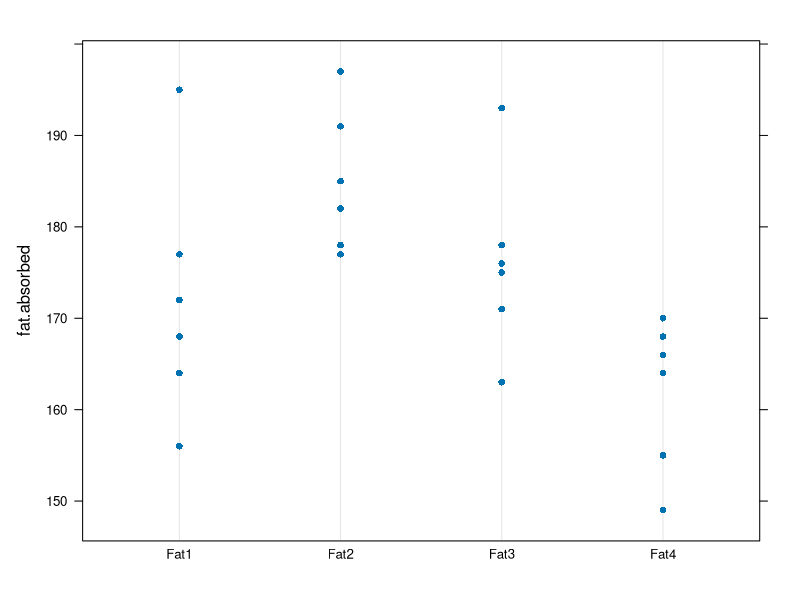
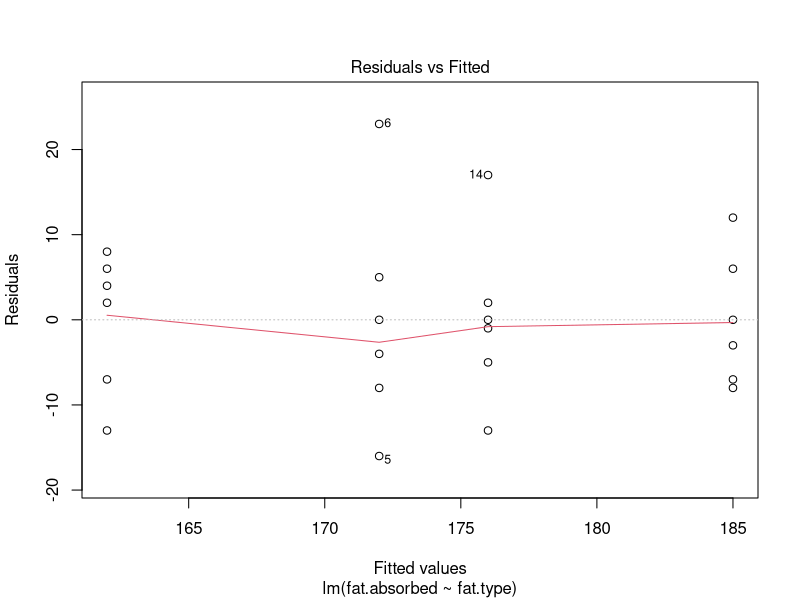
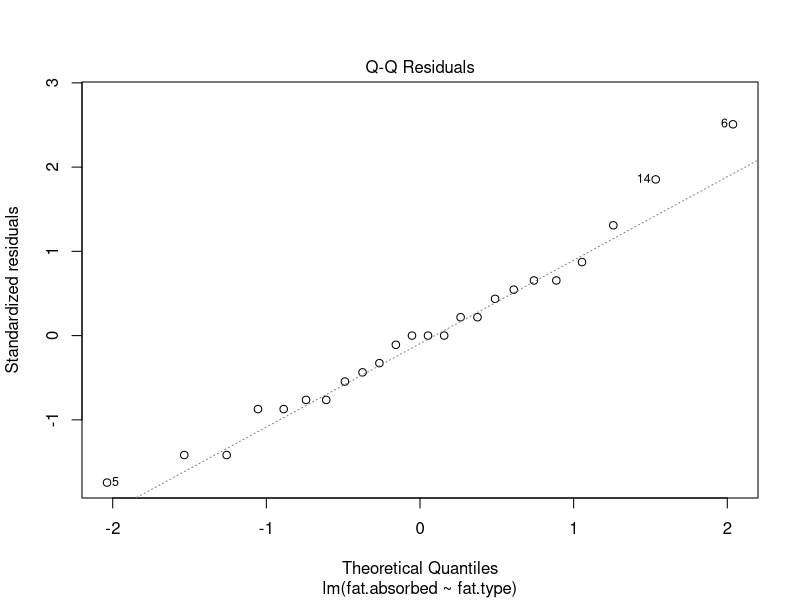
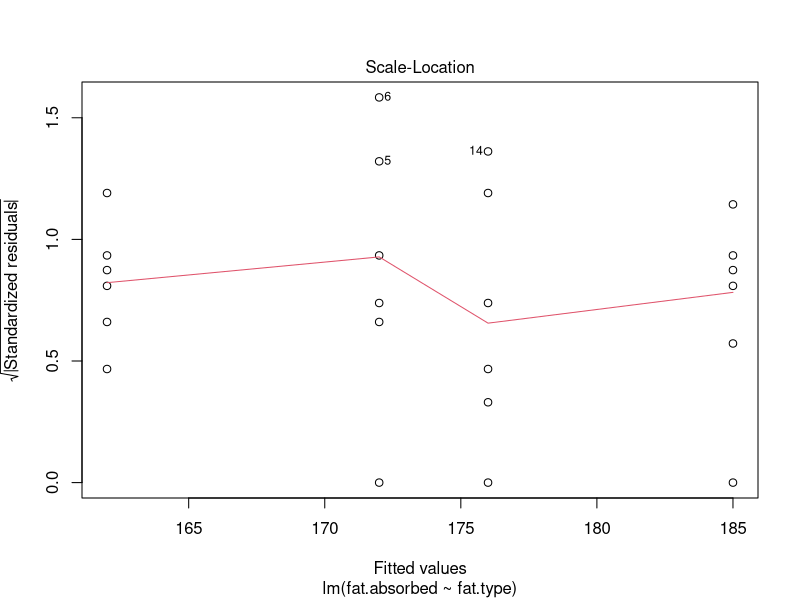
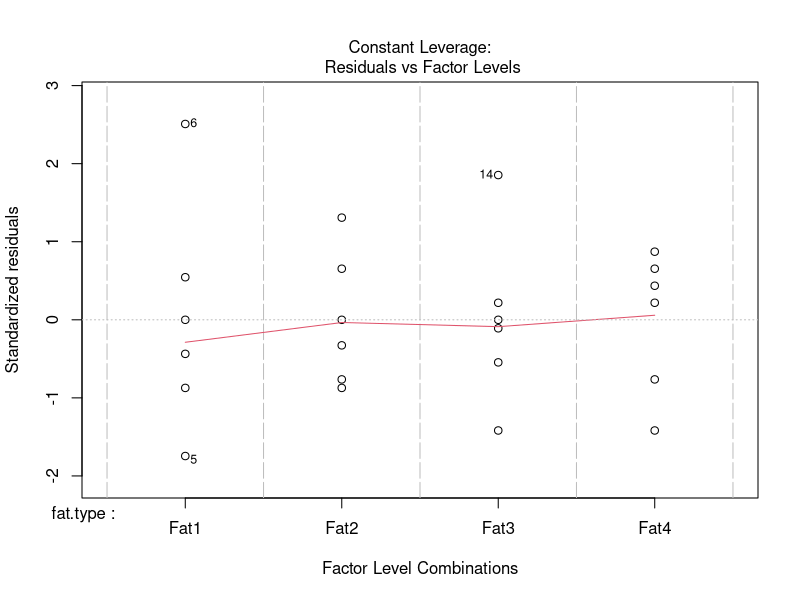

Source code (R) for these figures, in order:

library(lattice);

### Using predefined functions lm() and anova() ####################################################
DF.doughnut <- data.frame(
	fat.absorbed = c(
					 164,172,168,177,156,195,
					 178,191,197,182,185,177,
					 175,193,178,171,163,176,
					 155,166,149,164,170,168
					 ),
	fat.type     = c(rep("Fat1",6),rep("Fat2",6),rep("Fat3",6),rep("Fat4",6))
	);
str(DF.doughnut);
DF.doughnut;

# plot the fat absorbed data, stratified by fat type:
pdf("exercise-2-3_dotplot-doughnut.pdf");
dotplot(
	fat.absorbed ~ fat.type,
	data = DF.doughnut
	);
dev.off();

LM.doughnut <- lm(
	formula = fat.absorbed ~ fat.type,
	data    = DF.doughnut
	);

# generate residual plots for goodness-of-fit diagnostics:
pdf("exercise-2-3_LM-doughnut.pdf");
plot(LM.doughnut);
dev.off();

summary(LM.doughnut);

anova(LM.doughnut);

### Computing from first principle #################################################################
MAT.doughnut <- matrix(DF.doughnut[,'fat.absorbed'], nrow = 6, ncol = 4);
colnames(MAT.doughnut) <- paste("Fat", 1:4, sep = "");
MAT.doughnut;

num.of.groups <- ncol(MAT.doughnut);
num.of.observations <- nrow(MAT.doughnut) * ncol(MAT.doughnut);

colMeans(MAT.doughnut);
colMeans.MAT.doughnut <- colMeans(MAT.doughnut);

within.group.deviations <- t(apply(
	X      = MAT.doughnut,
	MARGIN = 1,
	FUN    = function(x) { return( x - colMeans.MAT.doughnut); }
	));
within.group.deviations;

within.group.squared.deviations <- within.group.deviations^2;
within.group.squared.deviations;

SS.within.group <- sum(within.group.squared.deviations);
SS.within.group;

colMeans.MAT.doughnut;

between.group.deviations <- colMeans.MAT.doughnut - mean(MAT.doughnut);
between.group.deviations;

between.group.squared.deviations <- between.group.deviations^2;
between.group.squared.deviations;

SS.between.group <- nrow(MAT.doughnut) * sum(between.group.squared.deviations);
SS.between.group;

F.statistic <- (SS.between.group/(num.of.groups-1)) / (SS.within.group/(num.of.observations-num.of.groups));
F.statistic;

p.value <- pf(q = F.statistic, df1 = num.of.groups-1, df2 = num.of.observations-num.of.groups, lower.tail = FALSE);
p.value;

### Conclusion #####################################################################################
# The p-value of 0.006875948 obtained above is the probability of obtaining a value of the test
# statistic (F-statistic) as extreme as or more extreme than the actual observed value, given that
# the null hyposthesis (reduced model, or the single-mean model) is true.
#
# If we use a 0.05 level significance threshold, then the observed data are declared to contain
# significant evidence against the null hypothesis.
#
# Based on the observed data and a significance threhold of 0.05, we therefore conclude that, the
# amount of fat absorbed appears to depend on the type of fat used.

